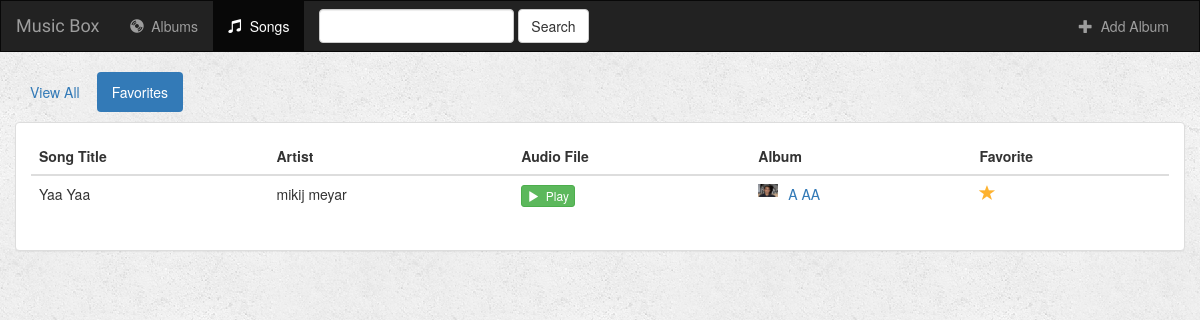
Page /music/songs/favorites/ on the earlier database version.
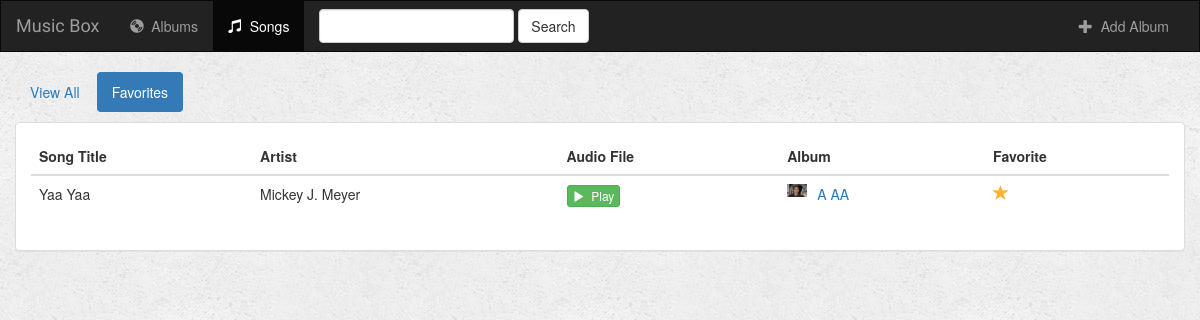
Same page on the later database version.
### music/models.py (models this page shows, shortened)
class Song(models.Model):
    album = models.ForeignKey(Album, on_delete=models.CASCADE)
    song_title = models.CharField(max_length=250)
    audio_file = models.FileField(default='')
    is_favorite = models.BooleanField(default=False)

class Album(models.Model):
    artist = models.CharField(max_length=250)
    album_title = models.CharField(max_length=500)
    genre = models.CharField(max_length=100)
    album_logo = models.FileField()
    is_favorite = models.BooleanField(default=False)

### music/views.py (the view)
# urls.py: url(r'^songs/(?P<filter_by>[a-zA_Z]+)/$', views.songs, name='songs'),
def songs(request, filter_by):
        try:
            song_ids = []
            for album in Album.objects.all():
                for song in album.song_set.all():
                    song_ids.append(song.pk)
            users_songs = Song.objects.filter(pk__in=song_ids)
            if filter_by == 'favorites':
                users_songs = users_songs.filter(is_favorite=True)
        except Album.DoesNotExist:
            users_songs = []
        return render(request, 'music/songs.html', {
            'song_list': users_songs,
            'filter_by': filter_by,
        })

### music/templates/music/songs.html (shortened to what this page needs)
{% extends 'music/base.html' %}
{% block songs_active %}active{% endblock %}
{% block body %}
<div class="container-fluid songs-container">
    <div class="row">
        <div class="col-sm-12">
            <ul class="nav nav-pills" style="margin-bottom: 10px;">
                <li role="presentation" {% if filter_by == 'all' %}class="active"{% endif %}><a href="{% url 'music:songs' 'all' %}">View All</a></li>
                <li role="presentation" {% if filter_by == 'favorites' %}class="active"{% endif %}><a href="{% url 'music:songs' 'favorites' %}">Favorites</a></li>
            </ul>
        </div>
    </div>
    <div class="row">
        <div class="col-sm-12">
            <div class="panel panel-default">
                <div class="panel-body">
                    <table class="table">
                        <thead>
                            <tr>
                                <th>Song Title</th>
                                <th>Artist</th>
                                <th>Audio File</th>
                                <th>Album</th>
                                <th>Favorite</th>
                            </tr>
                        </thead>
                        <tbody>
                            {% for song in song_list %}
                                <tr>
                                    <td>{{ song.song_title }}</td>
                                    <td>{{ song.album.artist }}</td>
                                    <td>
                                        <a target="_blank" href="{{ song.audio_file.url }}">
                                            <button type="button" class="btn btn-success btn-xs">
                                                <span class="glyphicon glyphicon-play"></span>&nbsp; Play
                                            </button>
                                        </a>
                                    </td>
                                    <td>
                                        <a href="{% url 'music:detail' song.album.id %}">
                                            <img src="{{ song.album.album_logo.url }}" class="img-responsive" style="width: 20px; float: left; margin-right: 10px;" />
                                        </a>
                                        <a href="{% url 'music:detail' song.album.id %}">{{ song.album.album_title }}</a>
                                    </td>
                                    <td>
                                        <a href="{% url 'music:favorite' song.id %}" class="btn-favorite"><span class="glyphicon glyphicon-star {% if song.is_favorite %}active{% endif %}"></span></a>
                                    </td>
                                </tr>
                            {% endfor %}
                        </tbody>
                    </table>
                </div>
            </div>
        </div>
    </div>
</div>
{% endblock %}

Differences in the rows shown:
changed through a linked row, Song "Yaa Yaa": album.artist "mikij meyar" → "Mickey J. Meyer"
